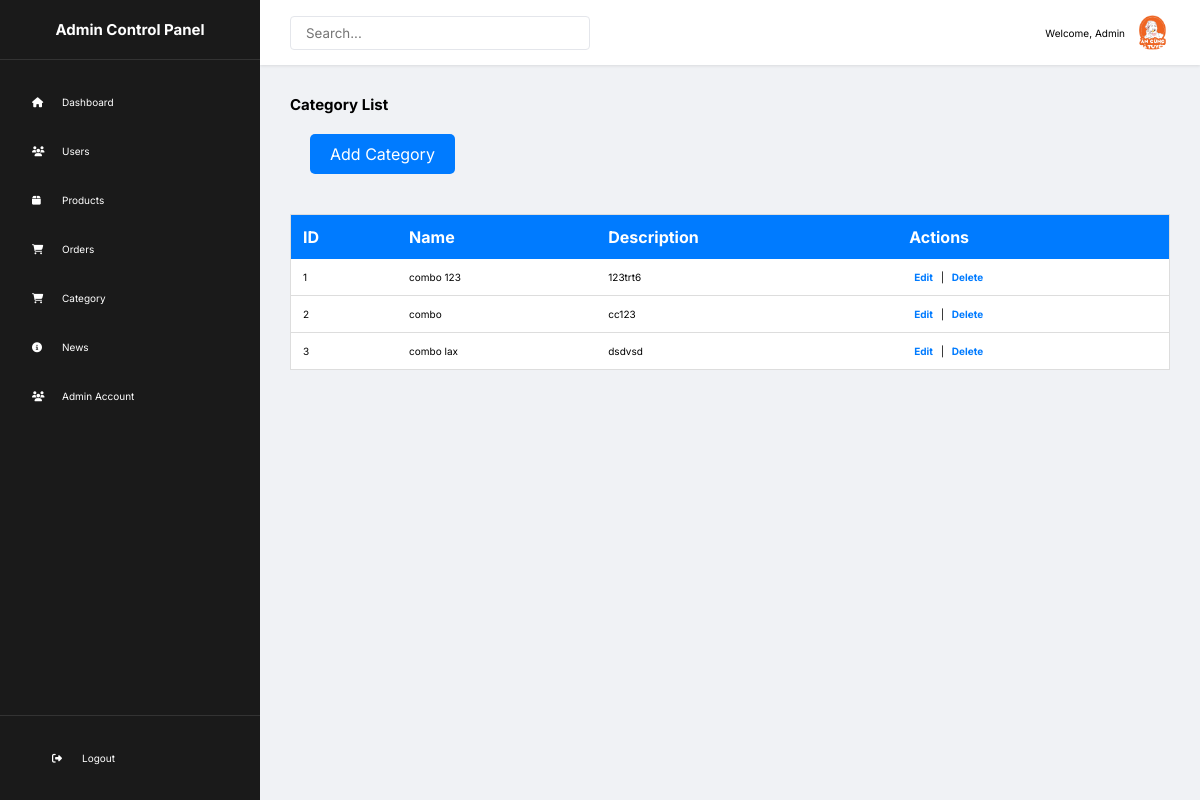
The page /admin/index.php?tab=category (signed in) on the database its author committed.
### tables this page shows
CREATE TABLE `category` (
  `id` int NOT NULL,
  `name` varchar(255) NOT NULL,
  `description` text,
  `created_at` timestamp NOT NULL DEFAULT CURRENT_TIMESTAMP
);

### admin/tabs/category.php (the view, shortened to what this page needs)
<?php
include_once $_SERVER['DOCUMENT_ROOT'] . '/includes/db_connect.php';
$sql = "SELECT * FROM category";
$result = $conn->query($sql);
?>
<h2>Category List</h2>
<a href="../../admin/tabs/add_category.php" class="btn">Add Category</a>
<table>
    <thead>
        <tr>
            <th>ID</th>
            <th>Name</th>
            <th>Description</th>
            <th>Actions</th>
        </tr>
    </thead>
    <tbody>
        <?php while ($row = $result->fetch_assoc()): ?>
            <tr>
                <td><?php echo $row['id']; ?></td>
                <td><?php echo htmlspecialchars($row['name']); ?></td>
                <td><?php echo htmlspecialchars($row['description']); ?></td>
                <td>
                    <a href="../../admin/tabs/edit_category.php?id=<?php echo $row['id']; ?>">Edit</a> |
                    <a href="../../admin/tabs/delete_category.php?id=<?php echo $row['id']; ?>" onclick="return confirm('Are you sure?')">Delete</a>
                </td>
            </tr>
        <?php endwhile; ?>
    </tbody>
</table>

### admin/assets/style.css (style rules this page uses)
* { margin: 0; padding: 0; box-sizing: border-box; text-decoration: none; list-style: none; outline: none; }
html { scroll-behavior: smooth; scrollbar-width: none; font-family: "Inter", sans-serif; scrollbar-color: transparent; font-size: 62.5%; }
:root { --background-color: #fff; --text-color: #000; --beige-color: #f7ebe5; --gray-color: #ebebeb; --orange-color: #ee7910; --pink-color: #de2d8a; --red-color: #de2d13; }

### admin/tabs/category.php (style rules this page uses)
a.btn { display: inline-block; margin: 20px; padding: 10px 20px; background-color: #007BFF; color: white; font-size: 16px; text-decoration: none; border-radius: 5px; transition: background-color 0.3s ease; }
table { width: 100%; border-collapse: collapse; margin-top: 20px; background-color: #ffffff; border: 1px solid #ddd; }
th { padding: 12px; background-color: #007BFF; color: white; font-size: 16px; text-align: left; }
td { padding: 12px; text-align: left; border-bottom: 1px solid #ddd; }
td a { text-decoration: none; color: #007BFF; font-weight: bold; margin: 0 5px; }

### rows shown on the page
category: id "1", name "combo 123", description "123trt6"
category: id "2", name "combo", description "cc123"
category: id "3", name "combo lax", description "dsdvsd"
